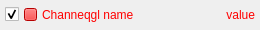
<?xml version="1.0" encoding="UTF-8"?>
<ui version="4.0">
 <class>ChannelDiplay</class>
 <widget class="QWidget" name="ChannelDiplay">
  <property name="geometry">
   <rect>
    <x>0</x>
    <y>0</y>
    <width>260</width>
    <height>30</height>
   </rect>
  </property>
  <property name="minimumSize">
   <size>
    <width>40</width>
    <height>30</height>
   </size>
  </property>
  <property name="windowTitle">
   <string>Form</string>
  </property>
  <layout class="QHBoxLayout" name="horizontalLayout" stretch="0,0,1,0">
   <property name="spacing">
    <number>5</number>
   </property>
   <property name="leftMargin">
    <number>5</number>
   </property>
   <property name="topMargin">
    <number>2</number>
   </property>
   <property name="rightMargin">
    <number>5</number>
   </property>
   <property name="bottomMargin">
    <number>2</number>
   </property>
   <item>
    <widget class="QCheckBox" name="display">
     <property name="minimumSize">
      <size>
       <width>13</width>
       <height>13</height>
      </size>
     </property>
     <property name="text">
      <string/>
     </property>
     <property name="checked">
      <bool>true</bool>
     </property>
    </widget>
   </item>
   <item>
    <widget class="QPushButton" name="color_btn">
     <property name="sizePolicy">
      <sizepolicy hsizetype="Fixed" vsizetype="Fixed">
       <horstretch>0</horstretch>
       <verstretch>0</verstretch>
      </sizepolicy>
     </property>
     <property name="minimumSize">
      <size>
       <width>13</width>
       <height>13</height>
      </size>
     </property>
     <property name="maximumSize">
      <size>
       <width>13</width>
       <height>13</height>
      </size>
     </property>
     <property name="autoFillBackground">
      <bool>false</bool>
     </property>
     <property name="styleSheet">
      <string notr="true">background-color: rgb(255, 0, 0);</string>
     </property>
     <property name="text">
      <string/>
     </property>
     <property name="flat">
      <bool>false</bool>
     </property>
    </widget>
   </item>
   <item>
    <widget class="QLabel" name="name">
     <property name="sizePolicy">
      <sizepolicy hsizetype="Minimum" vsizetype="Preferred">
       <horstretch>0</horstretch>
       <verstretch>0</verstretch>
      </sizepolicy>
     </property>
     <property name="minimumSize">
      <size>
       <width>0</width>
       <height>26</height>
      </size>
     </property>
     <property name="text">
      <string>&lt;html&gt;&lt;head/&gt;&lt;body&gt;&lt;p&gt;&lt;span style=&quot; color:#ff0000;&quot;&gt;Channeqgl name&lt;/span&gt;&lt;/p&gt;&lt;/body&gt;&lt;/html&gt;</string>
     </property>
     <property name="textFormat">
      <enum>Qt::RichText</enum>
     </property>
    </widget>
   </item>
   <item>
    <widget class="QLabel" name="value">
     <property name="minimumSize">
      <size>
       <width>75</width>
       <height>0</height>
      </size>
     </property>
     <property name="text">
      <string>&lt;html&gt;&lt;head/&gt;&lt;body&gt;&lt;p&gt;&lt;span style=&quot; color:#ff0000;&quot;&gt;value&lt;/span&gt;&lt;/p&gt;&lt;/body&gt;&lt;/html&gt;</string>
     </property>
     <property name="textFormat">
      <enum>Qt::RichText</enum>
     </property>
     <property name="alignment">
      <set>Qt::AlignRight|Qt::AlignTrailing|Qt::AlignVCenter</set>
     </property>
    </widget>
   </item>
  </layout>
 </widget>
 <resources/>
 <connections/>
</ui>
